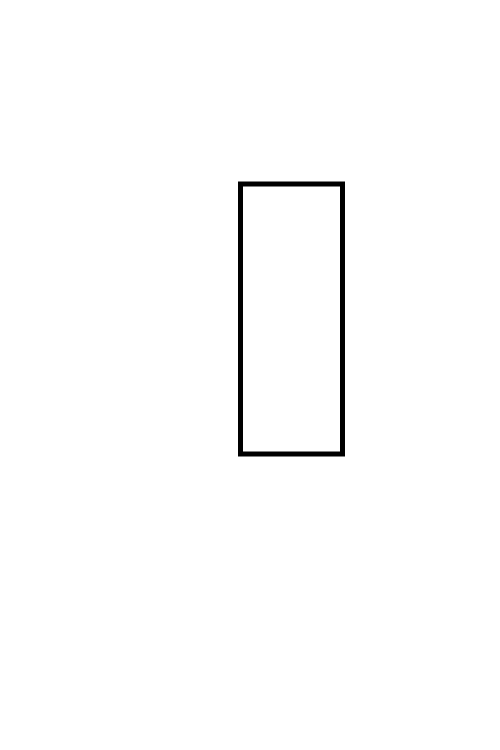
#> input picture research/test_cv_minarearect_logic/test_rect.tif, 1000 x 1500 px (shown at 1/2 size)
$ python test_cv_minarearect_logic.py
#> lines starting #> are read from the running program, lines starting #| are printed output that depends on the picture; after the words box and inside, x2 and y2 are one past the last pixel; in counts of white or black regions, pixels touching at a corner belong together
import glob
import os

import cv2
import numpy as np
from PIL import Image


def rotate_image(img, angle, times=1):
    """
    旋轉圖片
    :param img: 圖片(cv)
    :param angle: 旋轉角度
    :param times: 旋轉次數
    :return: 旋轉後的圖片
    """
    for _ in range(times):
        matrix = cv2.getRotationMatrix2D(
            (img.shape[1] / 2, img.shape[0] / 2), angle, 1.0
        )
        img = cv2.warpAffine(img, matrix, (img.shape[1], img.shape[0]), borderValue=255)
        _, img = cv2.threshold(img, 127, 255, cv2.THRESH_BINARY)

        org_angle = cal_skew_average_angle(img)
        org_text = f"org_angle    : {round(org_angle, 5)}"
        adj_angle = adjust_angle(org_angle)
        adj_text = f"adjust_angle : {round(adj_angle, 5)}"

        font = cv2.FONT_HERSHEY_SIMPLEX
        cv2.putText(img, org_text, (10, 30), font, 1, (0, 0, 0), 3, cv2.LINE_AA)
        cv2.putText(img, adj_text, (10, 70), font, 1, (0, 0, 0), 3, cv2.LINE_AA)

    return img, org_angle, adj_angle


def cal_skew_average_angle(img):
    """
    計算給定圖像的偏斜角度
    :param img: 要進行計算的圖像
    :return: 圖像的偏斜角度
    """
    # 二值化處理 (如果確定為連續處理，可省去中間的兩次二值化)
    _, tmp = cv2.threshold(img, 127, 255, cv2.THRESH_BINARY_INV)
    # 提取輪廓
    contours, _ = cv2.findContours(tmp, cv2.RETR_EXTERNAL, cv2.CHAIN_APPROX_SIMPLE)
    # 計算輪廓角度(含限制校正角度)
    rect = cv2.minAreaRect(contours[0])
    center, size, angle = rect
    return angle


def adjust_angle(angle):
    """
    調整最終計算角度，若超過限制則取消歪斜校正(angle設為0)
    :param angle: 計算過後的角度
    :return:
    """
    # print("Before", angle)
    if angle < -45:
        angle += 90
    elif angle >= 45:
        angle -= 90
    return angle


def convert_images_to_gif(output_file):
    # 讀取目錄下圖片，用Pillow模組的Image將所有圖片合併成一張gif
    images = glob.glob(f"tmp_img/*")
    images.sort()
    frames = [Image.open(image) for image in images]
    frame_one = frames[0]
    frame_one.save(output_file, format="GIF", append_images=frames[1:],
                   save_all=True, duration=40, loop=0)


if __name__ == '__main__':
    """
    測試cv2.minAreaRect計算的邏輯 (0 ~ -90)，根據檢測到的矩形最底邊的點為原點，向右向上分別為x,y
    從原點開始水平向上旋轉，直到碰到邊界為止，計算出旋轉的角度，但計算出來的只是旋轉角度，還需要經過處理才是真實需要旋轉的角度
    adjust_angle 負責處理要往哪邊轉，以45度為界，若為-0~-45代表會轉回垂直的矩形，若為-45~-90則會轉成水平的矩形 (以長邊來看)
    """
    img_path = r"./test_rect.tif"

    org_img = Image.open(img_path)
#> org_img is the input picture: PIL image 1000x1500 RGB; 99% white; 1 black region, box (x1, y1, x2, y2) and area: (476, 363, 690, 913) 14880
    org_img = org_img.convert("L")
    org_img = np.uint8(org_img)

    if not os.path.exists("tmp_img"):
        os.makedirs("tmp_img")

    for angle in range(360):
        rotated_img, cal_angle, adj_angle = rotate_image(org_img, angle + 1)

        rotated_img = Image.fromarray(rotated_img)
        rotated_img.save(
            f"./tmp_img/rotated_旋轉{str(angle + 1).zfill(3)}度_cv計算角度{round(cal_angle, 5)}_最終角度{round(adj_angle, 5)}.tif",
            dpi=(600, 600), compression="tiff_lzw")
#> this loop made 360 passes
#> (cal_angle, adj_angle) on passes 1 to 3: (-1, -1), (-2, -2), (-3, -3)
#> pass 1, in cal_skew_average_angle, `_, tmp = cv2.threshold(img, 127, 255, cv2.THRESH_BINARY_INV)`:
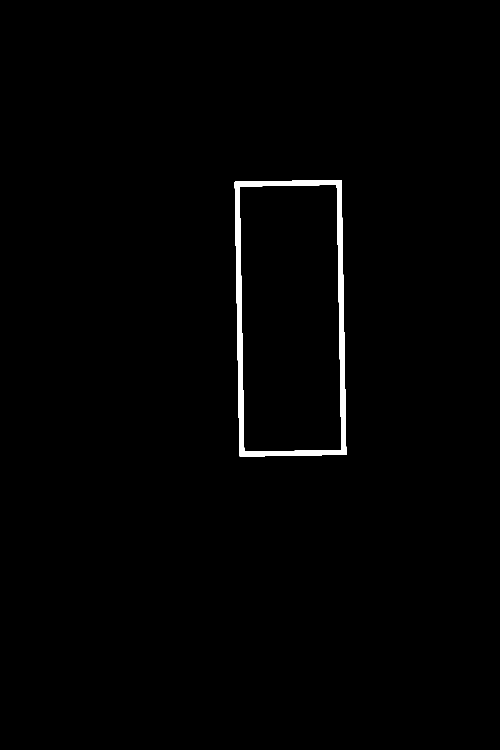
#> tmp: shape (1500, 1000) (shown at 1/2 size); 0.99% white; 1 white region, box (x1, y1, x2, y2) and area: (469, 360, 693, 913) 14836
#> pass 2, in cal_skew_average_angle (call 2), `_, tmp = cv2.threshold(img, 127, 255, cv2.THRESH_BINARY_INV)`:
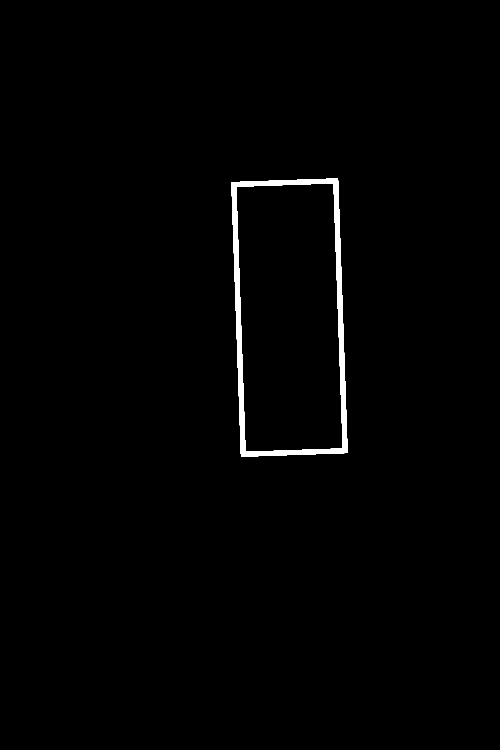
#> tmp: shape (1500, 1000) (shown at 1/2 size); 0.99% white; 1 white region, box (x1, y1, x2, y2) and area: (463, 357, 696, 914) 14826
#> pass 2, `rotated_img, cal_angle, adj_angle = rotate_image(org_img, angle + 1)`:
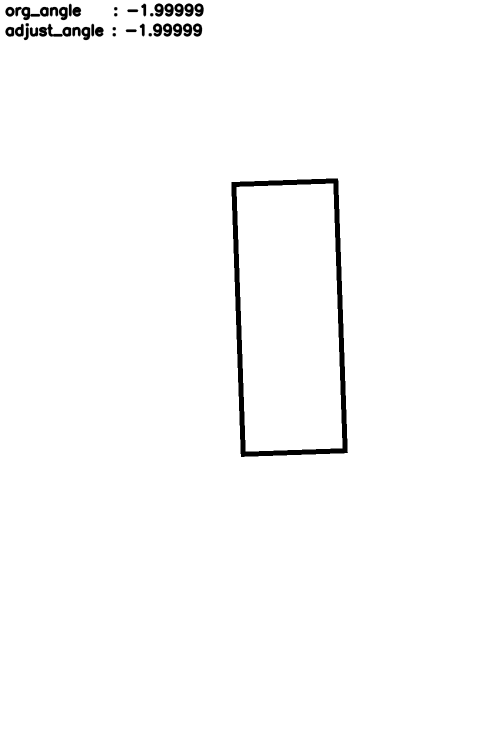
#> rotated_img: shape (1500, 1000) (shown at 1/2 size); min 0, max 255, mean 251

    # 如果想要轉成gif觀察旋轉的連續變化，可以啟用以下函數生成gif
    # convert_images_to_gif("rotated_0-360.gif")
